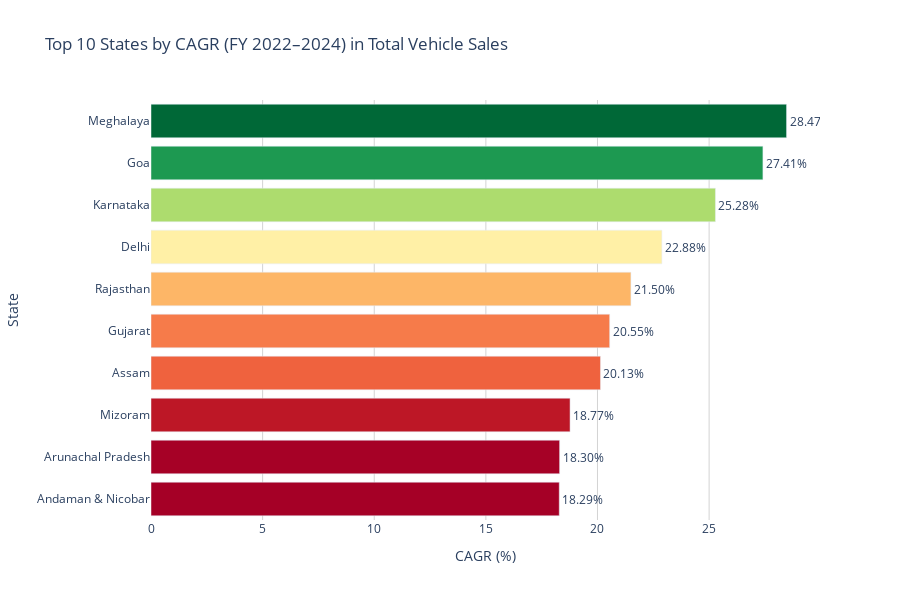

Source (notebook cell):
### Code cell
# Create an interactive Plotly horizontal bar chart for top 10 states
print("Creating interactive bar chart for top 10 states by CAGR...")

# Sort for visualization (ascending order for horizontal bar chart)
df_top10_sorted = state_cagr_top10.sort_values('CAGR')

# Create interactive bar chart with Plotly
fig = px.bar(df_top10_sorted, 
             x='CAGR', 
             y='state',
             orientation='h',
             title='Top 10 States by CAGR (FY 2022–2024) in Total Vehicle Sales',
             labels={'CAGR': 'CAGR (%)', 'state': 'State'},
             color='CAGR',
             color_continuous_scale='RdYlGn',
             text='CAGR')

# Customize layout
fig.update_traces(texttemplate='%{text:.2f}%', textposition='outside')
fig.update_layout(
    xaxis=dict(title='CAGR (%)', gridcolor='lightgray', showgrid=True),
    yaxis=dict(title='State'),
    coloraxis_showscale=False,
    height=600,
    width=900,
    plot_bgcolor='white',
    margin=dict(l=100)
)

fig.show()

# Save the visualization to an HTML file
fig.write_html("../../data/visuals/top10_states_cagr_fiscal_years.html")

### Figure 1 — Plotly figure (JSON) as saved in the notebook; plotly's stock layout.template omitted (floating-point values rounded to 4 significant figures)
{"data": [{"hovertemplate": "CAGR (%)=%{marker.color}<br>State=%{y}<extra></extra>", "legendgroup": "", "marker": {"color": [18.29, 18.3, 18.77, 20.13, 20.55, 21.5, 22.88, 25.28, 27.41, 28.47], "coloraxis": "coloraxis", "pattern": {"shape": ""}}, "name": "", "orientation": "h", "showlegend": false, "text": [18.29, 18.3, 18.77, 20.13, 20.55, 21.5, 22.88, 25.28, 27.41, 28.47], "textposition": "outside", "texttemplate": "%{text:.2f}%", "type": "bar", "x": [18.29, 18.3, 18.77, 20.13, 20.55, 21.5, 22.88, 25.28, 27.41, 28.47], "xaxis": "x", "y": ["Andaman & Nicobar", "Arunachal Pradesh", "Mizoram", "Assam", "Gujarat", "Rajasthan", "Delhi", "Karnataka", "Goa", "Meghalaya"], "yaxis": "y"}], "layout": {"barmode": "relative", "coloraxis": {"colorbar": {"title": {"text": "CAGR (%)"}}, "colorscale": [[0, "rgb(165,0,38)"], [0.1, "rgb(215,48,39)"], [0.2, "rgb(244,109,67)"], [0.3, "rgb(253,174,97)"], [0.4, "rgb(254,224,139)"], [0.5, "rgb(255,255,191)"], [0.6, "rgb(217,239,139)"], [0.7, "rgb(166,217,106)"], [0.8, "rgb(102,189,99)"], [0.9, "rgb(26,152,80)"], [1, "rgb(0,104,55)"]], "showscale": false}, "height": 600, "legend": {"tracegroupgap": 0}, "margin": {"l": 100}, "plot_bgcolor": "white", "title": {"text": "Top 10 States by CAGR (FY 2022–2024) in Total Vehicle Sales"}, "width": 900, "xaxis": {"anchor": "y", "domain": [0, 1], "gridcolor": "lightgray", "showgrid": true, "title": {"text": "CAGR (%)"}}, "yaxis": {"anchor": "x", "domain": [0, 1], "title": {"text": "State"}}}}
